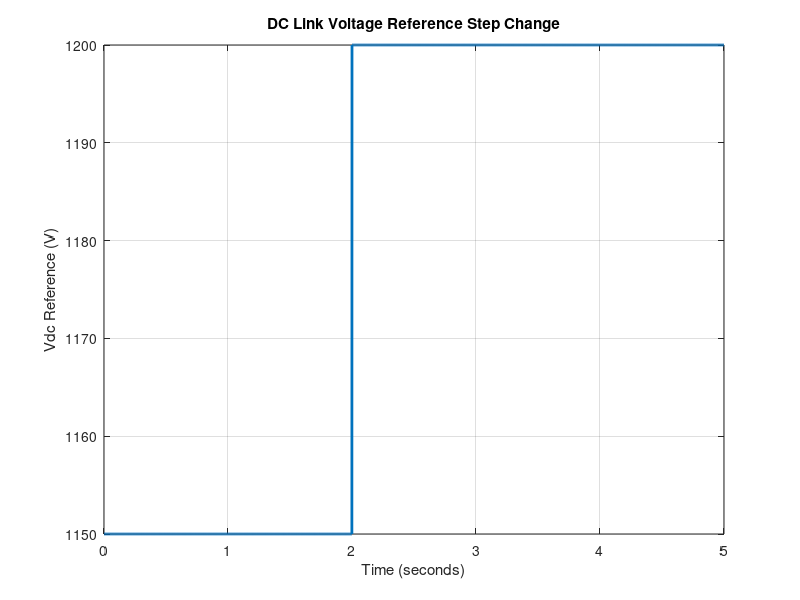
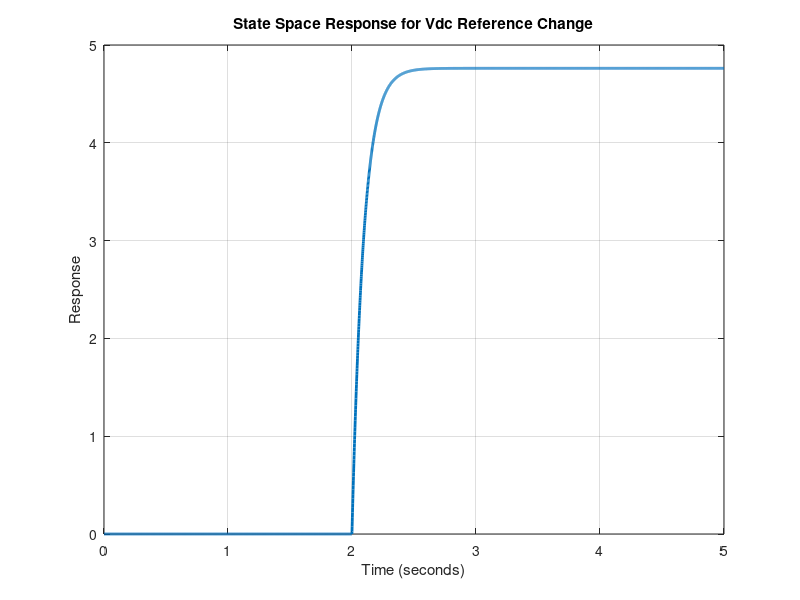

Reproduce these figures in MATLAB, in order.
clc;
clear;
close all;

%% Parameters

Vdc_initial = 1150;

Vdc_final = 1200;

t = 0:0.001:5;

%% Reference generation

Vref = Vdc_initial*ones(size(t));

Vref(t >= 2) = Vdc_final;

%% Plot reference

figure;

plot(t,Vref,'LineWidth',2);

grid on;

xlabel('Time (seconds)');

ylabel('Vdc Reference (V)');

title('DC Link Voltage Reference Step Change');

%% Example state space model

% Replace with actual linearized matrices.

A = [-10 2;
     -5 -20];

B = [1;0];

C = [1 0];

D = 0;

sys = ss(A,B,C,D);

%% Simulation

u = Vref - Vdc_initial;

[y,tout] = lsim(sys,u,t);

figure;

plot(tout,y,'LineWidth',2);

grid on;

xlabel('Time (seconds)');

ylabel('Response');

title('State Space Response for Vdc Reference Change');
